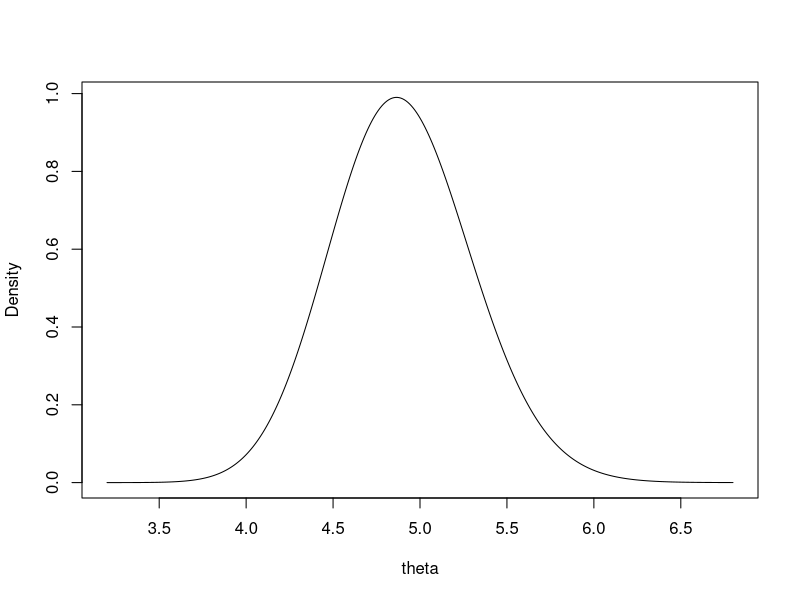
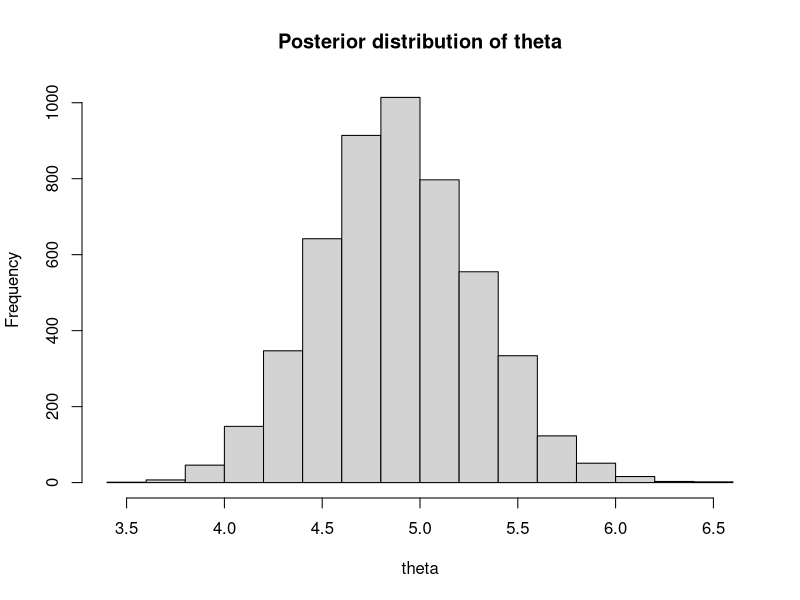

The R source for these figures, in order:
## ---- chunk 1

y = c(5,5,6,2,4,10,2,5,5,2,5,3,7,     
      4,4,5,4,6,7,2,8,4,6,4,3,6,
      6,6,5,7)

## ---- chunk 2
y = c (5, 5, 6, 2, 4, 10, 2, 5, 5, 2, 5, 3, 7, 4, 4, 5, 4, 6,
7, 2, 8, 4, 6, 4, 3, 6, 6, 6, 5, 7)

## plot the posterior pdf of theta
theta = seq(3.2, 6.8, by = 0.01)
## ---- chunk 3
plot(theta, dgamma(theta, sum(y)-1, length(y) + 0.01), 
     ylab = "Density", type = "l")
## ---- chunk 4
x = rgamma(5000, sum(y)-1, 30 + 0.01)
## ---- chunk 5
head(x)
## ---- chunk 6
x = rgamma(5000, sum(y)-1, 30 + 0.01)
hist(x, 
     main="Posterior distribution of theta",
     xlab="theta")
## ---- chunk 7
mean(x)
# 5.003996 

median(x)
# 4.997373

sd(x)
# 0.4117624 
